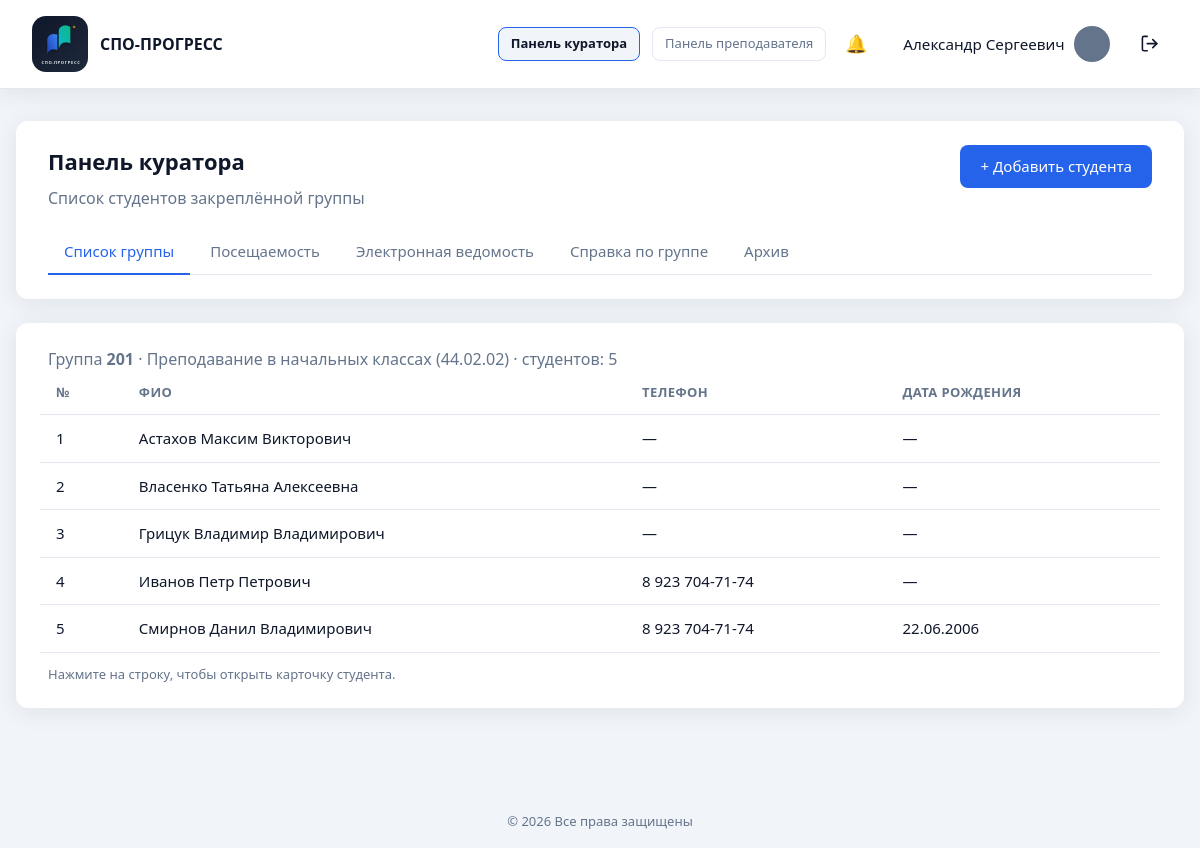
The page /curator/group.php (signed in) on the database its author committed.
### tables this page shows
CREATE TABLE `users` (
  `id` int UNSIGNED NOT NULL,
  `email` varchar(255) NOT NULL,
  `password_hash` varchar(255) NOT NULL,
  `password_plain` varchar(64) DEFAULT NULL,
  `full_name` varchar(255) NOT NULL,
  `phone` varchar(50) NOT NULL DEFAULT '',
  `position` varchar(255) NOT NULL DEFAULT '',
  `education` varchar(500) NOT NULL DEFAULT '',
  `additional_info` text,
  `avatar` varchar(255) NOT NULL DEFAULT 'icon:default',
  `role` enum('admin','teacher','student') NOT NULL DEFAULT 'teacher',
  `is_active` tinyint(1) NOT NULL DEFAULT '1',
  `created_at` datetime NOT NULL DEFAULT CURRENT_TIMESTAMP,
  `updated_at` datetime NOT NULL DEFAULT CURRENT_TIMESTAMP ON UPDATE CURRENT_TIMESTAMP
);

CREATE TABLE `study_groups` (
  `id` int UNSIGNED NOT NULL,
  `number` varchar(50) NOT NULL,
  `specialty_id` int UNSIGNED NOT NULL,
  `curator_id` int UNSIGNED DEFAULT NULL,
  `created_at` datetime NOT NULL DEFAULT CURRENT_TIMESTAMP,
  `updated_at` datetime NOT NULL DEFAULT CURRENT_TIMESTAMP ON UPDATE CURRENT_TIMESTAMP
);

CREATE TABLE `specialties` (
  `id` int UNSIGNED NOT NULL,
  `name` varchar(255) NOT NULL,
  `code` varchar(50) NOT NULL,
  `created_at` datetime NOT NULL DEFAULT CURRENT_TIMESTAMP,
  `updated_at` datetime NOT NULL DEFAULT CURRENT_TIMESTAMP ON UPDATE CURRENT_TIMESTAMP
);

CREATE TABLE `students` (
  `id` int UNSIGNED NOT NULL,
  `group_id` int UNSIGNED NOT NULL,
  `user_id` int UNSIGNED DEFAULT NULL,
  `full_name` varchar(255) NOT NULL,
  `phone` varchar(50) NOT NULL DEFAULT '',
  `snils` varchar(14) NOT NULL DEFAULT '',
  `birth_date` date DEFAULT NULL,
  `gender` enum('male','female') DEFAULT NULL,
  `mother_name` varchar(255) NOT NULL DEFAULT '',
  `mother_phone` varchar(50) NOT NULL DEFAULT '',
  `mother_workplace` varchar(500) NOT NULL DEFAULT '',
  `father_name` varchar(255) NOT NULL DEFAULT '',
  `father_phone` varchar(50) NOT NULL DEFAULT '',
  `father_workplace` varchar(500) NOT NULL DEFAULT '',
  `address_registered` varchar(500) NOT NULL DEFAULT '',
  `address_region` varchar(255) NOT NULL DEFAULT '',
  `address_district` varchar(255) NOT NULL DEFAULT '',
  `address_locality` varchar(255) NOT NULL DEFAULT '',
  `address_street` varchar(255) NOT NULL DEFAULT '',
  `address_house` varchar(50) NOT NULL DEFAULT '',
  `address_actual` varchar(500) NOT NULL DEFAULT '',
  `district` varchar(255) NOT NULL DEFAULT '',
  `is_low_income` tinyint(1) NOT NULL DEFAULT '0',
  `family_type` enum('complete','no_father','no_mother') DEFAULT NULL,
  `siblings_under_18` tinyint UNSIGNED NOT NULL DEFAULT '0',
  `residence_type` enum('family','dormitory','apartment') DEFAULT NULL,
  `is_nonresident` tinyint(1) NOT NULL DEFAULT '0',
  `without_parental_care` tinyint(1) NOT NULL DEFAULT '0',
  `created_at` datetime NOT NULL DEFAULT CURRENT_TIMESTAMP,
  `updated_at` datetime NOT NULL DEFAULT CURRENT_TIMESTAMP ON UPDATE CURRENT_TIMESTAMP
);

### includes/migrations.php (called while the page is built, shortened)
<?php
function ensure_user_roles_schema(PDO $pdo): void
{
    $done = true;
    $stmt = $pdo->query("SHOW TABLES LIKE 'user_roles'");
    if ($stmt->fetch()) {
        return;
    }
}
function ensure_organization_schema(PDO $pdo): void
{
    $done = true;
    $stmt = $pdo->query("SHOW TABLES LIKE 'organization'");
    if ($stmt->fetch()) {
        return;
    }
}
function run_migrations(PDO $pdo): void
{
    ensure_user_roles_schema($pdo);
    ensure_organization_schema($pdo);
    ensure_curriculum_schema($pdo);
    ensure_students_schema($pdo);
    ensure_gradebook_schema($pdo);
    ensure_attendance_schema($pdo);
    ensure_journal_schema($pdo);
    ensure_journal_brs_schema($pdo);
    ensure_ktp_schema($pdo);
}
function ensure_students_schema(PDO $pdo): void
{
    $done = true;
    $curatorCol = $pdo->query("SHOW COLUMNS FROM study_groups LIKE 'curator_id'")->fetch();
    $stmt = $pdo->query("SHOW TABLES LIKE 'students'");
    if ($stmt->fetch()) {
        return;
    }
}
function ensure_curriculum_schema(PDO $pdo): void
{
    $done = true;
    $stmt = $pdo->query("SHOW TABLES LIKE 'subjects'");
    if ($stmt->fetch()) {
        return;
    }
}
function ensure_gradebook_schema(PDO $pdo): void
{
    $done = true;
    $stmt = $pdo->query("SHOW TABLES LIKE 'app_settings'");
    $col = $pdo->query("SHOW COLUMNS FROM app_settings LIKE 'setting_value'")->fetch();
    $stmt = $pdo->query("SHOW TABLES LIKE 'grade_entries'");
    if ($stmt->fetch()) {
        return;
    }
}
function ensure_attendance_schema(PDO $pdo): void
{
    $done = true;
    $stmt = $pdo->query("SHOW TABLES LIKE 'attendance_reasons'");
    $stmt = $pdo->query("SHOW TABLES LIKE 'attendance_days'");
    if ($stmt->fetch()) {
        return;
    }
}
function ensure_journal_schema(PDO $pdo): void
{
    $done = true;
    $teacherCol = $pdo->query("SHOW COLUMNS FROM curriculum_items LIKE 'teacher_id'")->fetch();
    $stmt = $pdo->query("SHOW TABLES LIKE 'journal_lessons'");
    if ($stmt->fetch()) {
        return;
    }
}
function ensure_journal_brs_schema(PDO $pdo): void
{
    $done = true;
    $stmt = $pdo->query("SHOW TABLES LIKE 'journal_grades'");
    $markCol = $pdo->query("SHOW COLUMNS FROM journal_grades LIKE 'mark'")->fetch();
}
function ensure_ktp_schema(PDO $pdo): void
{
    $stmt = $pdo->query("SHOW TABLES LIKE 'ktp_topics'");
    $lessonTypeCol = $pdo->query("SHOW COLUMNS FROM ktp_topics LIKE 'lesson_type'")->fetch();
    if (!$lessonTypeCol) {
        $pdo->exec(
            "ALTER TABLE ktp_topics
             ADD lesson_type ENUM(
                'lecture', 'practice', 'independent',
                'diff_credit', 'credit', 'exam', 'control'
             ) NOT NULL DEFAULT 'lecture' AFTER title,
             ADD hours DECIMAL(4,1) NOT NULL DEFAULT 2.0 AFTER lesson_type"
        );
    } else {
        $typeDef = (string) ($lessonTypeCol['Type'] ?? '');
    }
    $stmt = $pdo->query("SHOW TABLES LIKE 'journal_lessons'");
    $topicCol = $pdo->query("SHOW COLUMNS FROM journal_lessons LIKE 'ktp_topic_id'")->fetch();
}

### includes/db.php (called while the page is built, shortened)
<?php
function db(): PDO
{
    static $pdo = null;
    if ($pdo === null) {
        $config = require __DIR__ . '/../config/database.php';
        $dsn = sprintf(
            'mysql:host=%s;dbname=%s;charset=%s',
            $config['host'],
            $config['dbname'],
            $config['charset']
        );
        $pdo = new PDO($dsn, $config['username'], $config['password'], [
            PDO::ATTR_ERRMODE            => PDO::ERRMODE_EXCEPTION,
            PDO::ATTR_DEFAULT_FETCH_MODE => PDO::FETCH_ASSOC,
            PDO::ATTR_EMULATE_PREPARES   => false,
        ]);
        require_once __DIR__ . '/migrations.php';
        run_migrations($pdo);
    }
    return $pdo;
}

### includes/students.php (called while the page is built, shortened)
<?php
require_once __DIR__ . '/db.php';
function get_groups_for_curator(?int $userId = null): array
{
    $userId = $userId ?? (int) (current_user()['id'] ?? 0);
    $stmt = db()->prepare(
        'SELECT g.id, g.number, g.specialty_id, g.curator_id, g.created_at,
                s.name AS specialty_name, s.code AS specialty_code,
                u.full_name AS curator_name
         FROM study_groups g
         INNER JOIN specialties s ON s.id = g.specialty_id
         LEFT JOIN users u ON u.id = g.curator_id
         WHERE g.curator_id = ?
         ORDER BY g.number ASC'
    );
    $stmt->execute([$userId]);
    return $stmt->fetchAll();
}

### curator/group.php (the view, shortened to what this page needs)
<?php
require_once __DIR__ . '/../includes/auth.php';
require_once __DIR__ . '/../includes/students.php';
require_curator_panel();
$groups = get_groups_for_curator();
$groupId = isset($_GET['group_id']) ? (int) $_GET['group_id'] : 0;
if ($groupId === 0 && count($groups) === 1) {
    $groupId = (int) $groups[0]['id'];
}
$group = null;
if ($groupId > 0) {
    if (!can_manage_group($groupId)) {
        $error = 'Нет доступа к выбранной группе.';
        $groupId = 0;
    } else {
        $group = get_group_by_id($groupId);
        $students = get_students_by_group($groupId);
    }
}
$showHeader = true;
$basePath = '../';
require __DIR__ . '/../includes/header.php';
?>
<div class="dashboard dashboard--wide">
    <section class="panel">
        <div class="panel__header">
            <div>
                <h1>Панель куратора</h1>
                <p class="text-muted">Список студентов закреплённой группы</p>
            </div>
            <?php if ($group): ?>
            <a href="student_create.php?group_id=<?= $groupId ?>" class="btn btn--primary">+ Добавить студента</a>
            <?php endif; ?>
        </div>
        <?php require __DIR__ . '/../includes/curator_nav.php'; ?>
    </section>
    <?php if (empty($groups)): ?>
        <section class="panel">
            <p class="text-muted">
                Вам ещё не назначена группа. Обратитесь к администратору:
                в разделе «Информация» у группы нужно указать куратора.
            </p>
        </section>
    <?php else: ?>
        <section class="panel">
            <?php if ($group === null): ?>
                <p class="text-muted">Выберите группу, чтобы увидеть список студентов.</p>
            <?php else: ?>
                <p class="text-muted">
                    Группа <strong><?= e($group['number']) ?></strong>
                    · <?= e($group['specialty_name']) ?> (<?= e($group['specialty_code']) ?>)
                    · студентов: <?= count($students) ?>
                </p>
                <?php if (empty($students)): ?>
                    <p class="text-muted">В группе пока нет студентов.</p>
                <?php else: ?>
                    <div class="table-wrap">
                        <table class="table">
                            <thead>
                                <tr>
                                    <th>№</th>
                                    <th>ФИО</th>
                                    <th>Телефон</th>
                                    <th>Дата рождения</th>
                                </tr>
                            </thead>
                            <tbody>
                                <?php foreach ($students as $index => $student): ?>
                                <tr class="table__row--clickable"
                                    onclick="location.href='student_edit.php?id=<?= (int) $student['id'] ?>'">
                                    <td><?= $index + 1 ?></td>
                                    <td><?= e($student['full_name']) ?></td>
                                    <td><?= e($student['phone'] ?: '—') ?></td>
                                    <td><?= e(format_student_birth_date($student['birth_date'] ?? null)) ?></td>
                                </tr>
                                <?php endforeach; ?>
                            </tbody>
                        </table>
                    </div>
                    <p class="text-muted table-hint">Нажмите на строку, чтобы открыть карточку студента.</p>
                <?php endif; ?>
            <?php endif; ?>
        </section>
    <?php endif; ?>
</div>
<?php require __DIR__ . '/../includes/footer.php'; ?>

### includes/header.php (shortened to what this page needs)
<!DOCTYPE html>
<html lang="ru">
<head>
    <?php $basePath = $basePath ?? ''; ?>
    <link rel="stylesheet" href="<?= e($basePath) ?>assets/css/style.css">
</head>
<body>
    <div class="page">
        <?php if (!empty($showHeader)): ?>
        <header class="header">
            <div class="header__brand">
                <span class="header__logo">
                    <img
                        class="header__logo-img"
                        src="<?= e($basePath) ?>assets/img/logo-icon.svg"
                        alt="СПО-ПРОГРЕСС"
                        width="56"
                        height="56"
                    >
                </span>
                <span class="header__title">СПО-ПРОГРЕСС</span>
            </div>
            <?php if (is_logged_in()): ?>
            <?php
            $headerUser = current_user();
            $headerName = user_first_middle_name((string) ($headerUser['full_name'] ?? ''));
            $headerAvatar = (string) ($headerUser['avatar'] ?? 'icon:person');
            $appBase = app_base_path();
            $activePanel = current_header_panel();
            require_once __DIR__ . '/notifications.php';
            ?>
            <nav class="header__nav">
                <?php if (can_use_curator_panel()): ?>
                <a
                    href="<?= e($appBase) ?>curator/group.php"
                    class="btn btn--ghost btn--sm<?= $activePanel === 'curator' ? ' is-active' : '' ?>"
                >Панель куратора</a>
                <?php endif; ?>
                <?php if (can_use_teacher_panel()): ?>
                <a
                    href="<?= e($appBase) ?>teacher/subjects.php"
                    class="btn btn--ghost btn--sm<?= $activePanel === 'teacher' ? ' is-active' : '' ?>"
                >Панель преподавателя</a>
                <?php endif; ?>
                <a
                    href="<?= e($appBase) ?>notifications.php"
                    class="header__notify-btn<?= basename((string) ($_SERVER['SCRIPT_NAME'] ?? '')) === 'notifications.php' ? ' is-active' : '' ?>"
                    title="Уведомления"
                >
                    <span class="header__notify-icon" aria-hidden="true">🔔</span>
                </a>
                <div class="header__account">
                    <a
                        href="<?= e($appBase) ?><?= is_student_user() ? 'student/cabinet.php' : 'cabinet.php' ?>"
                        class="header__cabinet-tab<?= ($activePanel === 'cabinet' || $activePanel === 'student') ? ' header__cabinet-tab--active' : '' ?>"
                        title="Личный кабинет"
                    >
                        <span class="header__user-name"><?= e($headerName) ?></span>
                        <?= render_user_avatar($headerAvatar, 'user-avatar--header', $basePath) ?>
                    </a>
                </div>
                <a
                    href="<?= e($basePath) ?>logout.php"
                    class="header__logout-btn"
                    title="Выйти"
                    aria-label="Выйти"
                >
                </a>
            </nav>
            <?php endif; ?>
        </header>
        <?php endif; ?>
        <main class="main">

### rows shown on the page
users: full_name "Александр Сергеевич"
study_groups: number "201", specialty.name "Преподавание в начальных классах", specialty.code "44.02.02"
students: full_name "Астахов Максим Викторович", phone "—", birth_date "—"
students: full_name "Власенко Татьяна Алексеевна", phone "—", birth_date "—"
students: full_name "Грицук Владимир Владимирович", phone "—", birth_date "—"
students: full_name "Иванов Петр Петрович", phone "8 923 704-71-74", birth_date "—"
students: full_name "Смирнов Данил Владимирович", phone "8 923 704-71-74", birth_date "22.06.2006"

### other values the page prints
count($students) "5"
